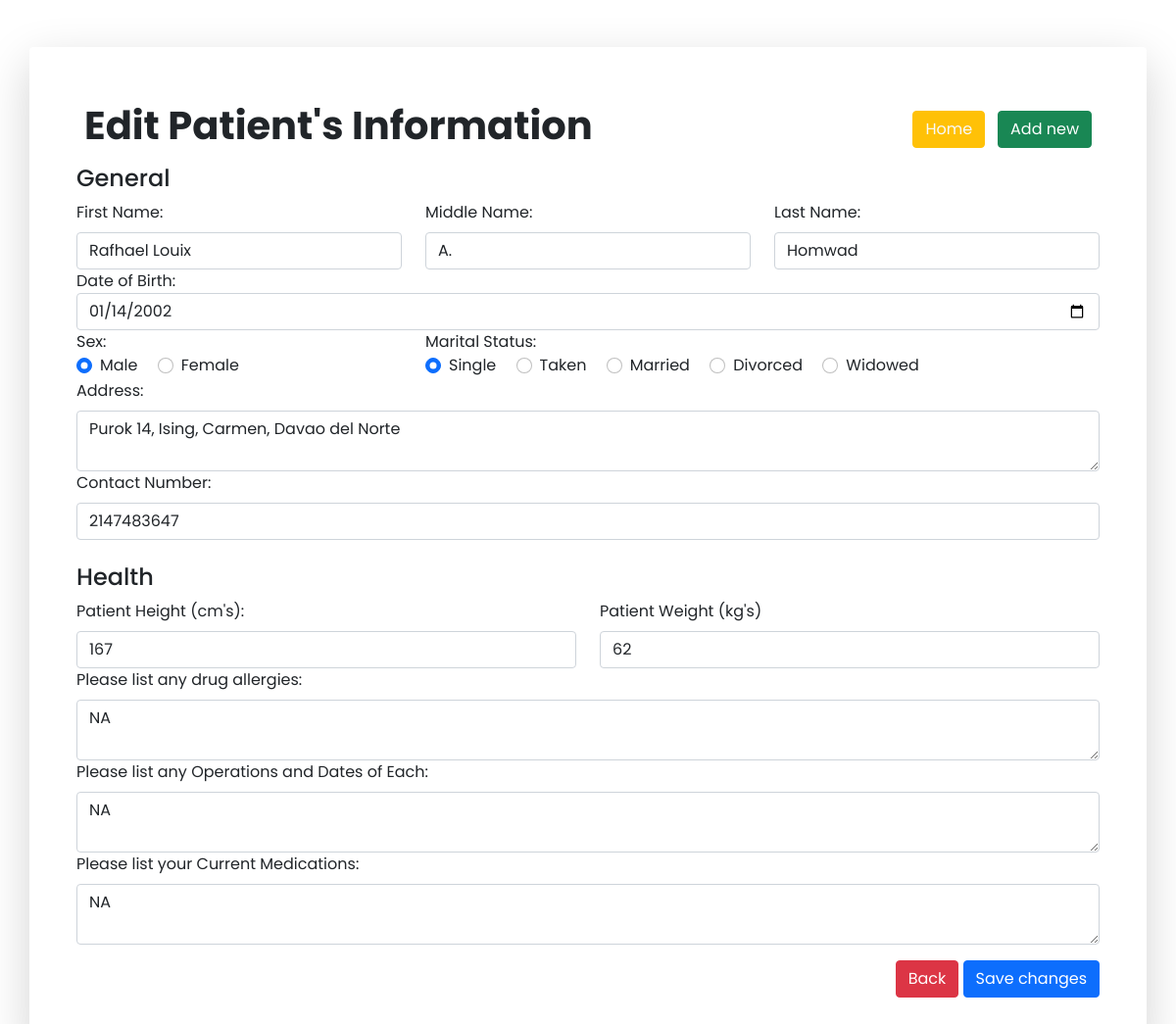
/hms/edit.php?ID=2, run on the app's committed database.
### tables this page shows
CREATE TABLE `patientinformation` (
  `patientID` int(11) NOT NULL,
  `firstName` varchar(50) NOT NULL,
  `middleName` varchar(50) NOT NULL,
  `lastName` varchar(50) NOT NULL,
  `dateOfBirth` date NOT NULL,
  `gender` varchar(8) NOT NULL,
  `maritalStatus` varchar(50) NOT NULL,
  `p_address` varchar(100) NOT NULL,
  `contactNumber` int(11) NOT NULL,
  `height` int(11) NOT NULL,
  `weight` int(11) NOT NULL,
  `allergies` varchar(50) NOT NULL,
  `operations` varchar(50) NOT NULL,
  `medications` varchar(50) NOT NULL
);

### hms/edit.php (the view, shortened to what this page needs)
<?php
$conn = connection();
$patientID =  mysqli_real_escape_string($conn, $_GET['ID']);
$sql = "SELECT * FROM patientinformation WHERE patientID = '$patientID'";
$patientInformation = $conn->query($sql) or die($conn->error);
$row = $patientInformation->fetch_assoc();
?>
<!DOCTYPE html>
<html lang="en">
<head>
   <link rel="stylesheet" type="text/css" href="css/bootstrap.min.css">
   <link rel="stylesheet" type="text/css" href="css/font.css">
</head>
<body>
   <div class="container bg-light shadow-lg p-5 mb-5 bg-body rounded mt-5">
      <form action=" update.php?ID=<?php echo $patientID ?>" method="POST">
         <div class="mb-3 ">
            <div>
               <div class="p-2 d-flex justify-content-between d-flex align-items-center">
                  <div>
                     <h1 class="fw-bold">Edit Patient's Information</h1>
                  </div>
                  <div>
                     <a href="home.php" type="button" name="close" class="btn btn-warning text-light">Home</a>
                     <a href="add.php" type="button" class="btn btn-success">Add new</a>
                  </div>
               </div>
               <h4>General</h4>
               <div class="row">
                  <div class="col-4"> <label for="firstName" class="form-label">First Name:</label>
                     <input type="text" class="form-control" id="firstName" name="firstName" required value="<?php echo $row['firstName'] ?>">
                  </div>
                  <div class="col-4">
                     <label for="middleName" class="form-label">Middle Name:</label>
                     <input type="text" class="form-control" id="middleName" name="middleName" value="<?php echo $row['middleName'] ?>">
                  </div>
                  <div class="col-4">
                     <label for="lastName" class="form-label">Last Name:</label>
                     <input type="text" class="form-control" id="lastName" name="lastName" required value="<?php echo $row['lastName'] ?>">
                  </div>
               </div>
               <div>
                  <label for="dob">Date of Birth:</label>
                  <input class="form-control" name="dob" id="dob" value="<?php echo $row['dateOfBirth'] ?>" required type="date">
               </div>
               <div class="row">
                  <div class="col-4">
                     <label>Sex: &nbsp;</label><br>
                     <div class="form-check form-check-inline">
                        <input class="form-check-input" type="radio" name="sex" required value="Male" <?php if ($row['gender'] == "Male") echo 'checked="checked"';  ?> id="male">
                        <label class="form-check-label" for="male">
                           Male
                        </label>
                     </div>
                     <div class="form-check form-check-inline">
                        <input class="form-check-input" type="radio" name="sex" required value="Female" <?php if ($row['gender'] == "Female") echo 'checked="checked"';  ?> id="female">
                        <label class="form-check-label" for="female">
                           Female
                        </label>
                     </div>
                  </div>
                  <div class="col-8">
                     <label>Marital Status: &nbsp;</label><br>
                     <div class="form-check form-check-inline">
                        <input class="form-check-input" type="radio" name="maritalStatus" required value="Single" <?php if ($row['maritalStatus'] == "Single") echo 'checked="checked"';  ?> id="defaultCheck1">
                        <label class="form-check-label" for="defaultCheck1">
                           Single
                        </label>
                     </div>
                     <div class="form-check form-check-inline">
                        <input class="form-check-input" type="radio" name="maritalStatus" required value="Taken" <?php if ($row['maritalStatus'] == "Taken") echo 'checked="checked"';  ?> id="defaultCheck1">
                        <label class="form-check-label" for="defaultCheck1">
                           Taken
                        </label>
                     </div>
                     <div class="form-check form-check-inline">
                        <input class="form-check-input" type="radio" name="maritalStatus" required value="Married" <?php if ($row['maritalStatus'] == "Married") echo 'checked="checked"';  ?> id="defaultCheck1">
                        <label class="form-check-label" for="defaultCheck1">
                           Married
                        </label>
                     </div>
                     <div class="form-check form-check-inline">
                        <input class="form-check-input" type="radio" name="maritalStatus" required value="Divorced" <?php if ($row['maritalStatus'] == "Divorced") echo 'checked="checked"';  ?> id="defaultCheck1">
                        <label class="form-check-label" for="defaultCheck1">
                           Divorced
                        </label>
                     </div>
                     <div class="form-check form-check-inline">
                        <input class="form-check-input" type="radio" name="maritalStatus" required value="Widowed" <?php if ($row['maritalStatus'] == "Widowed") echo 'checked="checked"';  ?> id="defaultCheck1">
                        <label class="form-check-label" for="defaultCheck1">
                           Widowed
                        </label>
                     </div>
                  </div>
               </div>
               <div>
                  <label for="address" class="form-label">Address:</label>
                  <textarea class="form-control" required id="address" name="address" value="<?php echo $row['p_address'] ?>" rows="2"><?php echo $row['p_address'] ?></textarea>
               </div>
               <div>
                  <label for="cNum" class="form-label">Contact Number:</label>
                  <input type="number" required maxlength="13" required class="form-control" id="cNum" name="cNum" value="<?php echo $row['contactNumber'] ?>">
               </div>
               <br>
               <h4>Health</h4>
               <div class="row">
                  <div class="col-6"> <label for="height" class="form-label">Patient Height (cm's):</label>
                     <input type="text" class="form-control" id="height" name="height" required value="<?php echo $row['height']  ?>">
                  </div>
                  <div class="col-6"> <label for="weight" class="form-label">Patient Weight (kg's)</label>
                     <input type="text" class="form-control" id="weight" name="weight" required value="<?php echo $row['weight']  ?>">
                  </div>
               </div>
               <div>
                  <label for="allergies" class="form-label"> Please list any drug allergies:</label>
                  <textarea class="form-control" required id="allergies" name="allergies" value="<?php  ?>" rows="2"><?php echo $row['allergies']   ?></textarea>
               </div>
               <div>
                  <label for="operations" class="form-label"> Please list any Operations and Dates of Each:</label>
                  <textarea class="form-control" required id="operations" name="operations" value="<?php  ?>" rows="2"><?php echo $row['operations']  ?></textarea>
               </div>
               <div>
                  <label for="medicationss" class="form-label"> Please list your Current Medications:</label>
                  <textarea class="form-control" required id="medications" name="medications" value="<?php  ?>" rows="2"><?php echo $row['medications']  ?></textarea>
               </div>
            </div>
         </div>
         <div class="d-flex justify-content-end">
            <a href="view.php?ID=<?php echo $patientID ?>" type="button" name="close" class="btn btn-danger">Back</a>
            <button type="submit" name="submit" class="btn btn-primary">Save changes</button>
         </div>
   </div>
</body>
</html>

### data on the page
patientinformation: firstName "Rafhael Louix", middleName "A.", lastName "Homwad", dob "01/14/2002", gender "☑ Male", gender "☐ Female", maritalStatus "☑ Single", address "Purok 14, Ising, Carmen, Davao del Norte", cNum "2147483647", height "167", weight "62", allergies "NA", operations "NA", medications "NA"
